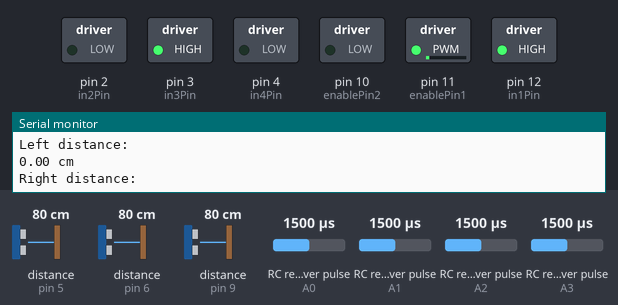
A sketch run on a simulated Arduino Uno, built with avr-gcc and run on an emulated ATmega328P. Shown: switched loads named in the sketch (green lamp = pin HIGH), the last lines printed to the serial monitor. Wiring (inferred from the names in the program): 4 × RC receiver channel: data A0 / data A1 / data A2 / data A3. The inputs (shaded band) are chosen by the test bench; at power-on: RC receiver pulse (sensors on A0, A3, A1, A2) 1500 µs, distance to the obstacle (sensors on pin 5, pin 6, pin 9) 80 cm. The echo pulse lasts 58.3 µs per cm; pins used as bus, display or sensor lines are not drawn.

Above: at 1.2 s.
1.3 s: RC receiver pulse (sensor on A0) set to 1542 µs
4.3 s: RC receiver pulse (sensor on A0) set to 1569 µs
At 5.4 s:
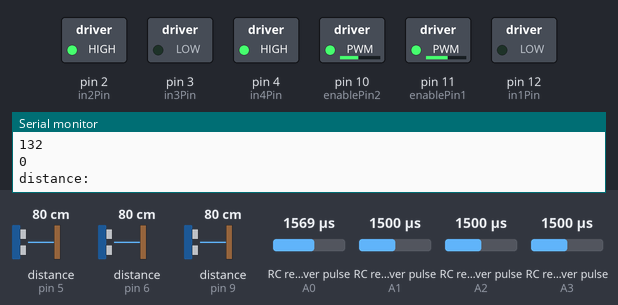
5.9 s: RC receiver pulse (sensor on A3) set to 1020 µs
At 6.6 s:
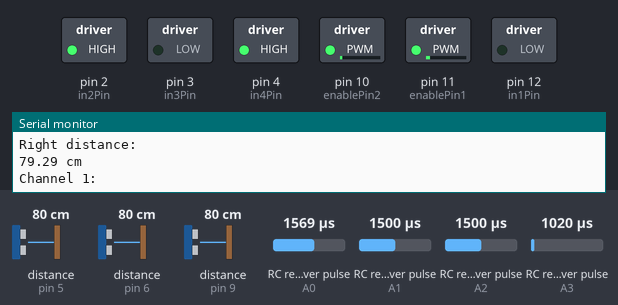
7.5 s: distance to the obstacle (sensor on pin 5) set to 2 cm
At 8.1 s:
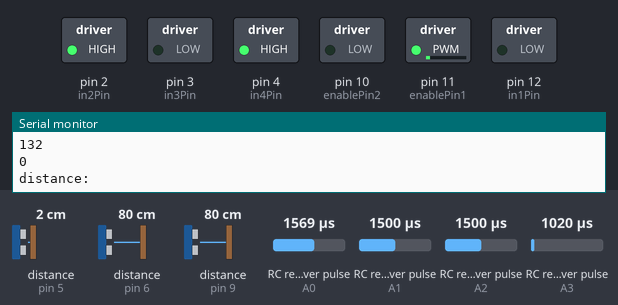
9.0 s: distance to the obstacle (sensor on pin 6) set to 55 cm
12.0 s: distance to the obstacle (sensor on pin 6) set to 46 cm
At 12.4 s:
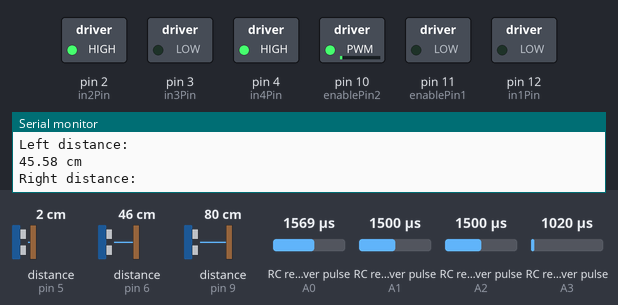
Timing chart, 0 to 14.6 s (numbered marks = the images above; inputs shaded):
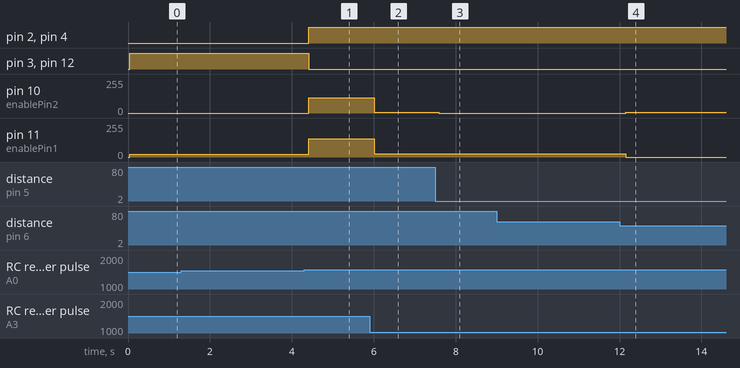

The sketch:

_Backup10_Final_Project_AydinandChidubem.ino
```cpp
/* This code is for a self-driving automobile
 *  Code and mechanics from: Chidubem and Aidan
 */

// Note: try to switch the V0 pin on the left side of the mtor chip

const int TRIG_PIN = 7; // Arduino pin connected to Ultrasonic Sensor's TRIG pin
const int ECHO_PIN = 9; // Arduino pin connected to Ultrasonic Sensor's ECHO pin
const int RTRIG_PIN = 8;
const int RECHO_PIN = 5;
const int LTRIG_PIN = 13;
const int LECHO_PIN = 6;

int enablePin1 = 11;
int enablePin2 = 10;
int in1Pin = 12;
int in2Pin = 2;
int in3Pin = 3;
int in4Pin = 4;

// Define Input Connections
const int CH1 = A1;
const int CH2 = A2;
const int CH3 = A3;
const int CH6 = A0;

// Integers to represent values from sticks and pots
int ch1Value;
int ch2Value;
int ch3Value;
int ch6Value;

const int DISTANCE_THRESHOLD = 50; // centimeters
const int DISTANCE_THRESHOLD_SIDE = 50;

int botSpeed = 0;

// variables will change:
float duration_us, distance_cm, lduration_us, ldistance_cm, rduration_us, rdistance_cm;

// Manual control direction
bool reverse = LOW;

void setup() {
  Serial.begin (9600);       // initialize serial port
  pinMode(TRIG_PIN, OUTPUT); // set arduino pin to output mode
  pinMode(ECHO_PIN, INPUT);  // set arduino pin to input mode
  pinMode(RTRIG_PIN, OUTPUT); // set arduino pin to output mode
  pinMode(RECHO_PIN, INPUT);
  pinMode(LTRIG_PIN, OUTPUT); // set arduino pin to output mode
  pinMode(LECHO_PIN, INPUT);
  pinMode(in1Pin, OUTPUT);
  pinMode(in2Pin, OUTPUT);
  pinMode(in3Pin, OUTPUT);
  pinMode(in4Pin, OUTPUT);
  pinMode(enablePin1, OUTPUT);
  pinMode(enablePin2, OUTPUT);  // set arduino pin to input mode
  pinMode(CH1, INPUT);
  pinMode(CH2, INPUT);
  pinMode(CH3, INPUT);
  pinMode(CH6, INPUT);
}

void loop(){
  readChannels();

  // Read remote control
  botSpeed = ch3Value;

  if(ch6Value <= 255/2){
    manualControls();
  }else{
    autopilot();
  }

  // print the value to Serial Monitor
  refresh();
}

void autopilot() {
  findDistance(); // detect objects on all sides of the Spyder

  if (distance_cm >= DISTANCE_THRESHOLD && rdistance_cm >= DISTANCE_THRESHOLD_SIDE &&\
  ldistance_cm >= DISTANCE_THRESHOLD_SIDE){
    runMotorL(HIGH);
    runMotorR(HIGH);
  }

  if (distance_cm <= DISTANCE_THRESHOLD){
    runMotorL(LOW);
    runMotorR(LOW);
    delay(1000);
  }else{
    if (rdistance_cm <= DISTANCE_THRESHOLD_SIDE){
      runMotorR(HIGH);
      stopMotorL(); // turn on right motor
    }

    if (ldistance_cm <= DISTANCE_THRESHOLD_SIDE){
      runMotorL(HIGH);
      stopMotorR(); // turn on left motor
    }
  }
}

void manualControls(){
  if (ch2Value < -15 || ch2Value > 15){
    if (ch2Value > 15){
      reverse = HIGH;
    }
    if (ch2Value < -15){
      reverse = LOW;
    }
  }else{
    botSpeed = 0;
  }

    if (ch1Value > 15 || ch1Value < -15){
      if(ch1Value > 15){
      analogWrite(enablePin2, botSpeed);
      digitalWrite(in3Pin, !reverse);
      digitalWrite(in4Pin, reverse);
      stopMotorR();
      }
      if(ch1Value < -15){
      analogWrite(enablePin1, botSpeed+20);
      digitalWrite(in1Pin, !reverse);
      digitalWrite(in2Pin, reverse);
      stopMotorL();
      }
    }else{
      runMotorL(reverse);
      runMotorR(reverse);
    }
  }

void findDistance(){
  activate(TRIG_PIN);
  // measure duration of pulse from ECHO pin
  duration_us = pulseIn(ECHO_PIN, HIGH);
  // calculate the distance
  distance_cm = 0.017 * duration_us;

  activate(RTRIG_PIN);
  // measure duration of pulse from ECHO pin
  rduration_us = pulseIn(RECHO_PIN, HIGH);
  // calculate the distance
  rdistance_cm = 0.017 * rduration_us;

  activate(LTRIG_PIN);
  // measure duration of pulse from ECHO pin
  lduration_us = pulseIn(LECHO_PIN, HIGH);
  // calculate the distance
  ldistance_cm = 0.017 * lduration_us;
}

void activate(int trigger){
  // generate 10-microsecond pulse to TRIG pin
  digitalWrite(trigger, HIGH);
  delayMicroseconds(10);
  digitalWrite(trigger, LOW);
}

// functions to control motor activation
void runMotorL(boolean reverse){
  analogWrite(enablePin2, botSpeed);
  digitalWrite(in3Pin, ! reverse);
  digitalWrite(in4Pin, reverse);
}

void runMotorR(boolean reverse){
  analogWrite(enablePin1, botSpeed+20);
  digitalWrite(in1Pin, ! reverse);
  digitalWrite(in2Pin, reverse);
}

void stopMotorL(){
  analogWrite(enablePin2, 0);
}

void stopMotorR(){
  analogWrite(enablePin1, 0);
}

// Read the number of a specified channel and convert to the range provided.
// If the channel is off, return the default value
int readChannel(int channelInput, int minLimit, int maxLimit, int defaultValue){
  int ch = pulseIn(channelInput, HIGH, 30000);
  if (ch < 100 && ch > -100){
    return defaultValue;
  }else{
    return map(ch, 1000, 2100, minLimit, maxLimit);
  }
}

void readChannels(){
    ch1Value = readChannel(CH1, -100, 100, 0);
    ch2Value = readChannel(CH2, -100, 100, 0);
    ch3Value = readChannel(CH3, 0, 255, 0);
    ch6Value = readChannel(CH6, 0, 255, 0);
}

// show sensor and controller inputs
void refresh(){
  Serial.println("distance: ");
  Serial.print(distance_cm);
  Serial.println(" cm");
  Serial.println("Left distance: ");
  Serial.print(ldistance_cm);
  Serial.println(" cm");
  Serial.println("Right distance: ");
  Serial.print(rdistance_cm);
  Serial.println(" cm");
  Serial.println("");
  Serial.println("Channel 1: ");
  Serial.println(ch1Value);
  Serial.println("Channel 2: ");
  Serial.println(ch2Value);
  Serial.println("Channel 3: ");
  Serial.println(ch3Value);
  Serial.println("Channel 6: ");
  Serial.println(ch6Value);
  Serial.println("");
  Serial.println(reverse);
}
```

Measured:
- the behaviour switches between 1551 and 1552 µs on RC receiver pulse (sensor on A0) (found by bisection; images 0 and 1)
- after the input at 4.3 s, pin 2 (in2Pin), pin 4 (in4Pin): LOW → HIGH after 0.12 s; pin 3 (in3Pin), pin 12 (in1Pin): HIGH → LOW after 0.12 s; pin 10 (enablePin2): 0/255 → 116/255 after 0.12 s; pin 11 (enablePin1): 20/255 → 136/255 after 0.12 s
- after the input at 5.9 s, pin 10 (enablePin2): 116/255 → 4/255 after 0.12 s; pin 11 (enablePin1): 136/255 → 24/255 after 0.12 s
- after the input at 7.5 s, pin 10 (enablePin2): 4/255 → 0/255 after 0.09 s
- after the input at 12.0 s, pin 10 (enablePin2): 0/255 → 4/255 after 0.15 s; pin 11 (enablePin1): 24/255 → 0/255 after 0.15 s
